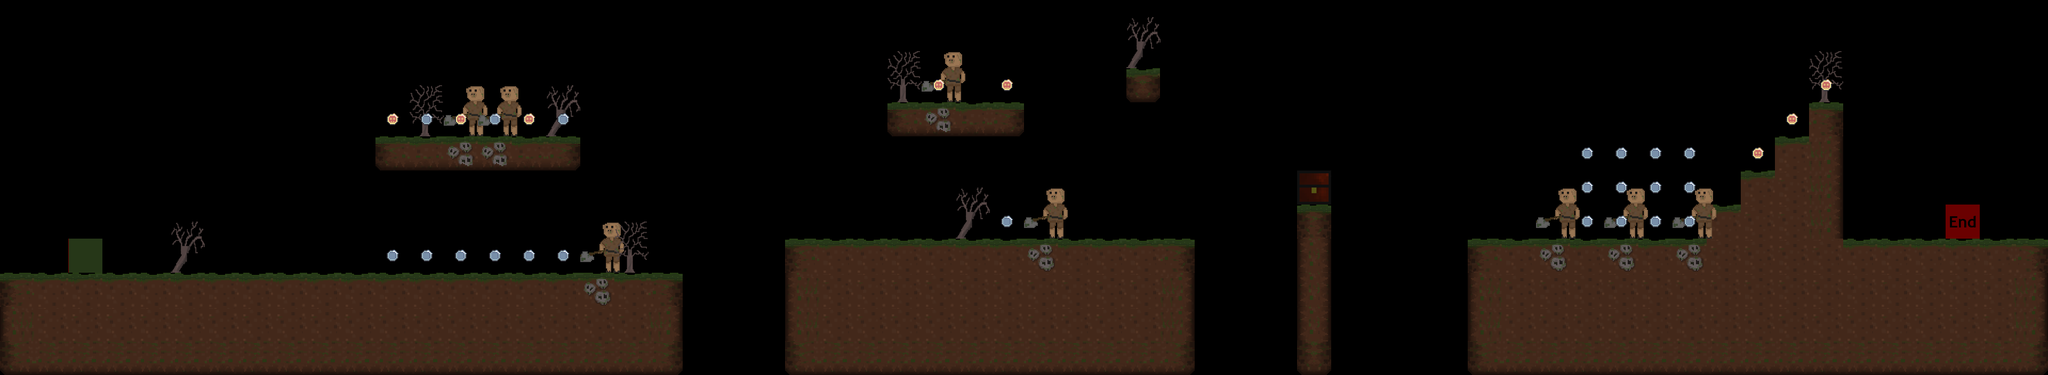

The image is a tile-based game level rendered from a .tmx file. Its description and source (layers, tilesets, objects; grid data summarised) follow:
An orthogonal 60x11 tile map with 64x64 px tiles, 6 tile layers (terrain, crates, enemies, tree, ...), 1 hidden layer not drawn, 6 tilesets.

<map version="1.5" tiledversion="1.7.2" orientation="orthogonal" renderorder="right-down" width="60" height="11" tilewidth="64" tileheight="64" infinite="0" nextlayerid="8" nextobjectid="1">
 <editorsettings>
  <export target="../1/level_1.csv" format="csv" />
 </editorsettings>
 <tileset firstgid="1" source="../tilesets/terrain.tsx" />
 <tileset firstgid="50" source="../tilesets/crate.tsx" />
 <tileset firstgid="51" source="../tilesets/setup_tile1.tsx" />
 <tileset firstgid="52" source="../tilesets/setup_tile.tsx" />
 <tileset firstgid="80" source="../tilesets/tree.tsx" />
 <tileset firstgid="82" source="../tilesets/coins.tsx" />
 <layer id="1" name="terrain" width="60" height="11">
  <data>[660 cells, 202 non-empty, 20 distinct tile ids]</data>
 </layer>
 <layer id="2" name="crates" width="60" height="11">
  <data>[660 cells, 1 non-empty, 1 distinct tile ids]</data>
 </layer>
 <layer id="3" name="enemies" width="60" height="11">
  <data>[660 cells, 8 non-empty, 1 distinct tile ids]</data>
 </layer>
 <layer id="4" name="constraints" width="60" height="11" visible="0">
  <data>[660 cells, 10 non-empty, 1 distinct tile ids]</data>
 </layer>
 <layer id="5" name="tree" width="60" height="11">
  <data>[660 cells, 8 non-empty, 2 distinct tile ids]</data>
 </layer>
 <layer id="6" name="coins" width="60" height="11">
  <data>[660 cells, 30 non-empty, 2 distinct tile ids]</data>
 </layer>
 <layer id="7" name="player" width="60" height="11">
  <data>[660 cells, 2 non-empty, 2 distinct tile ids]</data>
 </layer>
</map>
